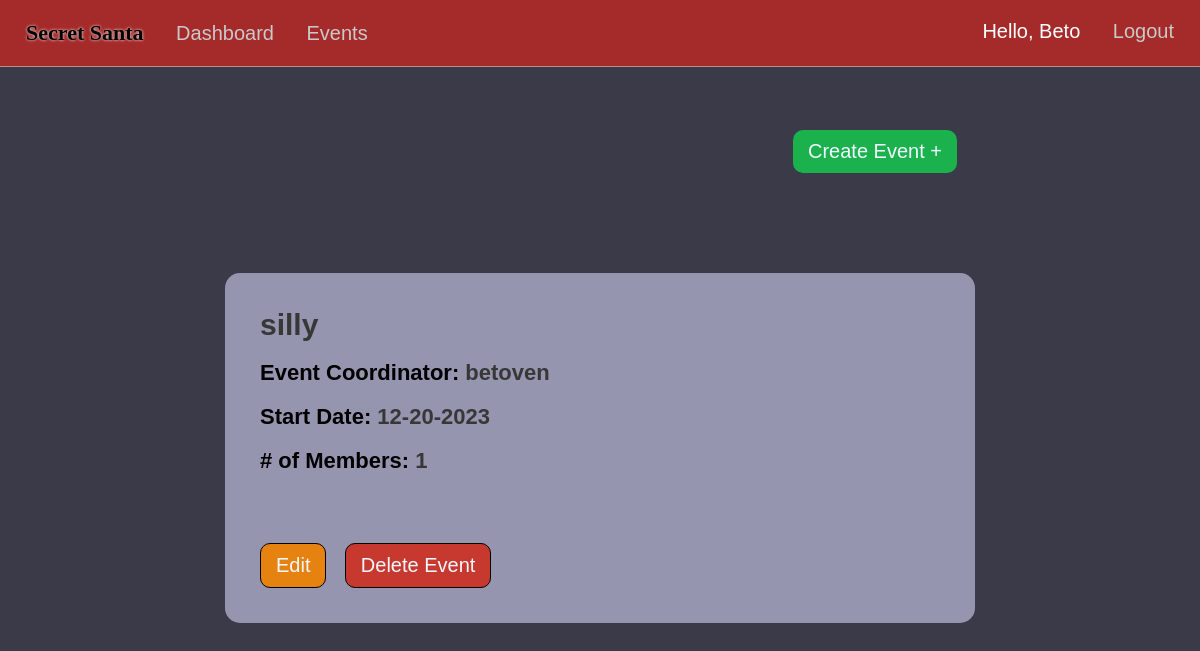
/events (signed in), run on an earlier commit of the app's database.
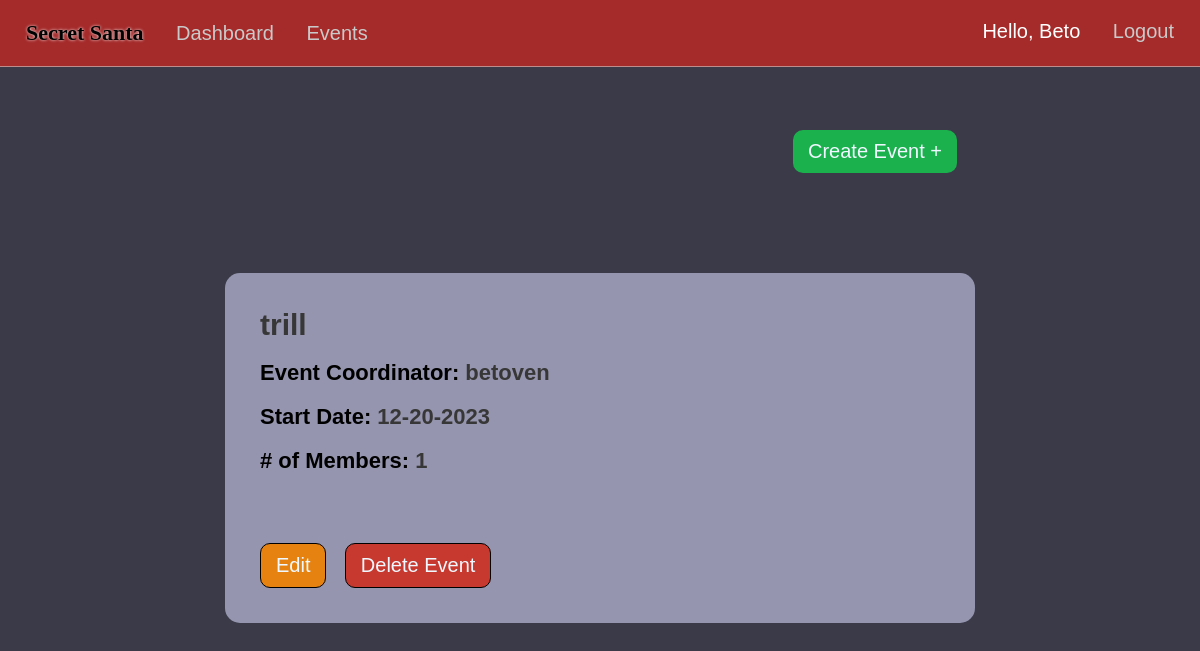
And on a later commit of the database.
### market/models.py (models this page shows, shortened)
class User(db.Model, UserMixin):
    id = db.Column(db.Integer(), primary_key=True)
    username = db.Column(db.String(length=30), nullable=False, unique=True)
    first_name = db.Column(db.String(length=50), nullable=False)
    last_name = db.Column(db.String(length=50), nullable=False)
    email_address = db.Column(db.String(length=50), nullable=False, unique=True)
    password_hash = db.Column(db.String(length=60), nullable=False)
    items = db.relationship('Item', backref='owned_user', lazy=True)
    events = db.relationship('Event', backref='coordinator', lazy=True)
    events_attending = db.relationship('EventMembers', backref='attendees', lazy=True, overlaps="event_members")
    @property
    def password(self):
        return self.password_hash

class Event(db.Model):
    event_id = db.Column(db.Integer(), primary_key=True)
    coordinator_id = db.Column(db.Integer(), db.ForeignKey('user.id'), nullable=False)
    event_name = db.Column(db.String(length=75), nullable=False, unique=True)
    event_date = db.Column(db.Date())
    attendees = db.relationship('EventMembers', backref='attended_events', lazy=True)

### market/routes.py (the view)
@app.route("/events")
@login_required
def events_page():
    events=Event.query.all()
    return render_template('events.html', events=events)

### market/models.py (called while the page is built)
@login_manager.user_loader
def load_user(user_id):
    return User.query.get(int(user_id))

### market/templates/events.html (shortened to what this page needs)
{% extends 'base.html' %}
  {% block style %}
  <link rel= "stylesheet" type= "text/css" href= "{{ url_for('static',filename='styles/events.css') }}">
  {% endblock %}
  {% block content %}
  <center>
    {% if events %}
    <div class="create-div">
      <a href="{{url_for('create_event')}}"><button class="create-btn">Create Event +</button></a>
      {% for event in events %}
      <div class="event">
        <div class="titles-div">
          <h1 class="e-title"><span class="event-info event-info-title">{{event.event_name}}</span></h1>
          <h1 class="event-title e-title">Event Coordinator: <span class="event-info">{{event.coordinator.username}}</span></h1>
          <h1 class="event-title e-title">Start Date: <span class="event-info">{{event.event_date.strftime('%m-%d-%Y')}}</span></h1>
          <h1 class="event-title e-title"># of Members: <span class="event-info">{{ event.attendees|length }}</span></h1>
        </div>
        <div class="buttons">
          {% if current_user.is_authenticated and current_user.id == event.coordinator.id %}
            <a href="{{ url_for('event_info', event_id=event.event_id) }}"><button class="edit-btn">Edit</button></a>
            <a href="{{ url_for('delete_event', event_id=event.event_id) }}"><button class="delete-btn">Delete Event</button></a>
            {% else %}
              <a href="{{ url_for('event_info', event_id=event.event_id) }}"><button class="info-btn">Info</button></a>
              <a href="{{ url_for('request_event', event_id=event.event_id, member_id=current_user.id) }}"><button class="request-btn">Request</button></a>
          {% endif %}
        </div>
      </div>
      {% endfor %}
    </div>
    {% else %}
    <a href="{{url_for('create_event')}}"><button class="create-btn">Create Event +</button></a>
    {% endif %}
  </center>
  {% endblock %}

### market/templates/base.html (shortened to what this page needs)
<!DOCTYPE html>
<html lang="en">
<head>
  <link rel= "stylesheet" type= "text/css" href= "{{ url_for('static',filename='styles/main.css') }}">
  {% block style %}
  {% endblock %}
</head>
<body>
  <nav>
    <ul class="top-left-nav">
      <a href="{{ url_for('home_page') }}" ><li class="li-title">
        Secret Santa
      </li></a>
    {% if current_user.is_authenticated %}
      <li>
        <a href="{{ url_for('dashboard_page') }}" class="nav-item">Dashboard</a>
      </li>
      <li>
        <a href="{{ url_for('events_page') }}" class="nav-item">Events</a>
      </li>
    {% endif %}
    </ul>
    {% if current_user.is_authenticated %}
    <ul class="top-right-nav">
      <li>
        <p class="nav-name">Hello, {{ current_user.first_name.title() }} </p>
      </li>
      <li>
        <a class="nav-item" href="{{ url_for('logout_page') }}">Logout</a>
      </li>
    </ul>
    {% endif %}
  </nav>
  {% block content %}
  {% endblock %}
</body>
</html>

### market/static/styles/main.css (style rules this page uses)
* { margin: 0px; box-sizing: border-box; }
body { margin-top: 66px; font-family: Arial, Helvetica, sans-serif; background-color: rgb(58, 58, 73); color: white; padding: 0px 10px; padding-bottom: 80px; }
nav { display: flex; justify-content: space-between; background-color: brown; padding: 20px 20px; position: fixed; right: 0px; left: 0px; top:0px; z-index: 1000; color: black; font-family:'Gill Sans', 'Gill Sans MT', Calibri, 'Trebuchet MS', sans-serif; font-size: 20px; border-bottom: 1px solid rgba(209, 208, 208, 0.589); }
.li-title { font-weight: bolder; font-size: 22px; font-family: 'Grinched'; text-shadow: 0px 0px 3px white; }
.top-left-nav { list-style: none; padding: 0px; display: inline-block; }
.top-left-nav li,.top-right-nav li { display: inline-block; margin-right: 6px; margin-left: 6px; }
.top-right-nav { list-style: none; padding: 0px; display: inline-block; }
.nav-item { text-decoration: none; color: rgb(202, 201, 201); margin-left: 15px; }
.nav-name { text-decoration: none; color: rgb(255, 255, 255); }
a { text-decoration: none; color: Black; }

### market/static/styles/events.css (style rules this page uses)
body { padding-left: 0px; padding-right:0px; }
.event { background-color: rgb(149, 149, 175); min-height: 350px; max-width: 750px; margin-top: 100px; border-radius: 15px; text-align: left; padding:35px; font-size: 12px; display: flex; flex-direction:column; justify-content:space-between; margin-left: 10px; margin-right: 10px; }
.event-title { margin-top: 18px; }
.event-info-title { font-size: 30px; }
.e-title { font-size: 22px; color: rgb(0, 0, 0); font-family: 'Gill Sans', 'Gill Sans MT', Calibri, 'Trebuchet MS', sans-serif; }
.titles-div { display: inline-block; }
.event-info { color: rgb(56, 55, 55); }
.delete-btn { cursor: pointer; background-color: rgb(199, 57, 47); border: none; color: aliceblue; padding: 10px 15px; border-radius: 10px; font-size: 20px; font-family: 'Gill Sans', 'Gill Sans MT', Calibri, 'Trebuchet MS', sans-serif; border:1px solid black; }
.create-div { margin-top: 130px; }
.create-btn { cursor: pointer; background-color: rgb(27, 177, 77); border: none; color: aliceblue; padding: 10px 15px; border-radius: 10px; font-size: 20px; margin-left: 550px; font-family: 'Gill Sans', 'Gill Sans MT', Calibri, 'Trebuchet MS', sans-serif; }
.edit-btn { cursor: pointer; background-color: rgb(230, 130, 15); border: none; color: aliceblue; padding: 10px 15px; border-radius: 10px; font-size: 20px; font-family: 'Gill Sans', 'Gill Sans MT', Calibri, 'Trebuchet MS', sans-serif; margin-right: 15px; border:1px solid black; }

What changed in the data, as far as the page shows it:
changed Event "betoven": event_name "silly" → "trill"
